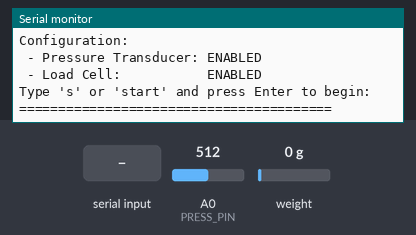
The sketch below on a simulated Arduino Uno R4 Minima. Parts: the last lines printed to the serial monitor. The test bench sets the inputs (shaded band); at power-on: A0 (PRESS_PIN) = 512, weight on the scale 0 g (analog values on the 0–1023 scale).

Above: at 2.4 s.
2.5 s: "s\n" received over Serial
At 2.71 s:
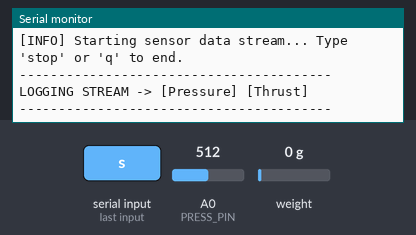
4.0 s: "stop\n" received over Serial
At 4.9 s:
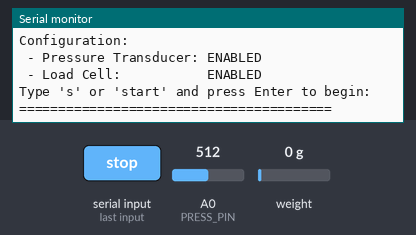
5.5 s: "q\n" received over Serial
At 6.0 s:
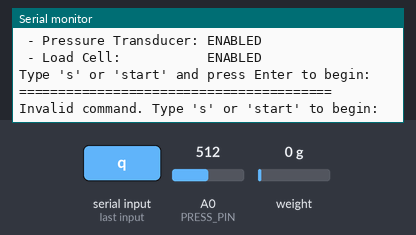
Timing chart, 0 to 8.5 s (numbered marks = the images above; inputs shaded):
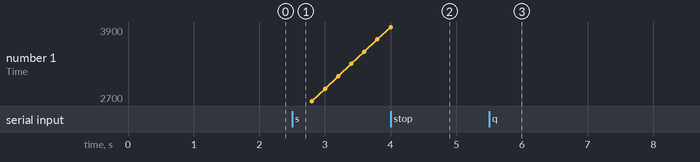

Measured:
- after the input at 2.5 s, the serial monitor: prints a new line at once (image 1)
- after the input at 4.0 s, the serial monitor: prints a new line at once (image 2)
- after the input at 5.5 s, the serial monitor: prints a new line at once (image 3)

The sketch:

sensor_test.ino
```cpp
#include <HX711.h>

// ==========================================
// SENSOR TEST CONFIGURATION FLAGS
// Set to true to test, false to skip/ignore
// ==========================================
bool testPressure = true;
bool testLoadCell = true;

const int LOAD_DOUT = 9;
const int LOAD_SCK = 10;
const float calibration_factor = 2179;
const int PRESS_PIN = A0;
const int analogResolutionBits = 14; // Use 10 for non-R4 boards if needed

const unsigned long sampleInterval = 200; // Time between sensor reads (ms)
unsigned long lastSampleMillis = 0;
bool testStarted = false;

HX711 loadCell;

void setup() {
    Serial.begin(9600);
    while (!Serial);

    analogReadResolution(analogResolutionBits);

    // Initialize Load Cell if enabled
    if (testLoadCell) {
        loadCell.begin(LOAD_DOUT, LOAD_SCK);
        delay(200);
        loadCell.tare();
        loadCell.set_scale(calibration_factor);
        Serial.println("[INIT] Load Cell initialized and tared.");
    } else {
        Serial.println("[INFO] Load Cell testing is DISABLED.");
    }

    if (testPressure) {
        Serial.println("[INIT] Pressure Transducer pin configured (A0).");
    } else {
        Serial.println("[INFO] Pressure Transducer testing is DISABLED.");
    }

    printStartPrompt();
}

void loop() {
    // 1. Wait for user input to start or stop the test stream
    if (Serial.available() > 0) {
        String command = Serial.readStringUntil('\n');
        command.trim();
        command.toLowerCase();

        if (!testStarted) {
            if (command == "s" || command == "start") {
                testStarted = true;
                lastSampleMillis = millis();
                Serial.println("\n[INFO] Starting sensor data stream... Type 'stop' or 'q' to end.");
                printHeader();
            } else {
                Serial.println("Invalid command. Type 's' or 'start' to begin:");
            }
        } else {
            if (command == "stop" || command == "q") {
                testStarted = false;
                Serial.println("\n[INFO] Sensor test paused.");
                printStartPrompt();
            }
        }
    }

    // 2. Stream sensor data non-blockingly at `sampleInterval`
    if (testStarted) {
        unsigned long currentMillis = millis();
        if (currentMillis - lastSampleMillis >= sampleInterval) {
            lastSampleMillis = currentMillis;

            String output = "";
            unsigned long timestamp = millis();
            output += "Time: " + String(timestamp) + " ms\t";

            // Read Pressure Transducer if enabled
            if (testPressure) {
                float pressure = readPressure();
                output += "Pressure: " + String(pressure, 2) + " PSI\t";
            }

            // Read Load Cell if enabled
            if (testLoadCell) {
                float thrust = 0.0;
                if (loadCell.is_ready()) {
                    thrust = loadCell.get_units();
                } else {
                    thrust = 0.0; // or indicator of not ready
                }
                output += "Thrust: " + String(thrust, 2) + " units";
            }

            Serial.println(output);
        }
    }
}

float readPressure() {
    float analogPressure = analogRead(PRESS_PIN);
    float pressureVolts = (analogPressure * 5.0) / (pow(2, analogResolutionBits)); // Make sure calibrated correctly
    if (pressureVolts < 0.5) {
        return 0.0;
    } else {
        return (pressureVolts - 0.5) * 400;
    }
}

void printStartPrompt() {
    Serial.println("\n========================================");
    Serial.println("SENSOR UNIT TEST READY");
    Serial.println("Configuration:");
    Serial.println(" - Pressure Transducer: " + String(testPressure ? "ENABLED" : "DISABLED"));
    Serial.println(" - Load Cell:           " + String(testLoadCell ? "ENABLED" : "DISABLED"));
    Serial.println("Type 's' or 'start' and press Enter to begin:");
    Serial.println("========================================");
}

void printHeader() {
    Serial.println("----------------------------------------");
    String header = "LOGGING STREAM -> ";
    if (testPressure) header += "[Pressure] ";
    if (testLoadCell) header += "[Thrust]";
    Serial.println(header);
    Serial.println("----------------------------------------");
}
```
